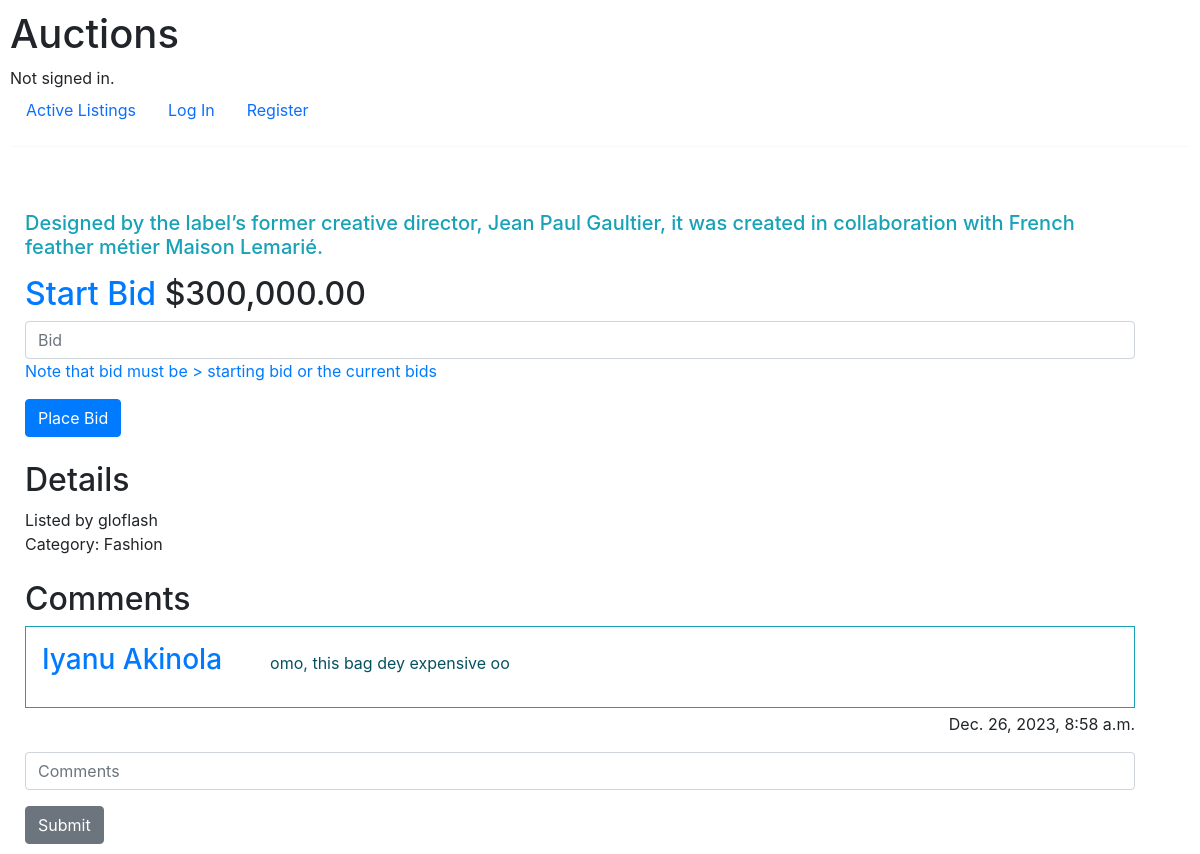
The page /listings/Hermès So Black Feather Kelly on the database its author committed.
### auctions/models.py (models this page shows, shortened)
class Auction_listing(models.Model):
    user = models.ForeignKey(User, on_delete=models.CASCADE)
    title = models.CharField(max_length=255)
    description = models.TextField()
    start_bid = models.FloatField(max_length=100)
    image = models.URLField()
    date = models.DateTimeField(default=timezone.now)
    category = models.ForeignKey(Category, on_delete=models.SET_NULL, null=True)
    status = models.CharField(max_length=10, default="OPEN")

class User(AbstractUser):
    pass

class Category(models.Model):
    name = models.CharField(max_length=100, unique=True)
    def __str__(self):
        return self.name
    class Meta:
        verbose_name_plural = "Categories"

class Comments(models.Model):
    comment = models.TextField()
    listing = models.ForeignKey(Auction_listing, on_delete=models.CASCADE)
    user = models.ForeignKey(User, on_delete=models.CASCADE)
    date = models.DateTimeField(default=timezone.now)
    class Meta:
        verbose_name_plural = "Comments"

### auctions/views.py (the view)
# urls.py: path("listings/<str:title>", views.display_listing, name="displaylisting"),
def display_listing(request, title):
    listing = Auction_listing.objects.get(title=title)
    comments = Comments.objects.filter(listing=listing)
    if listing.status == 'CLOSED':
        return HttpResponseRedirect(reverse('index'))
    bids = Bids.objects.filter(listing=listing)
    highest_bid = bids.order_by('-amount').first()
    lister = request.user == listing.user
    context = {
        "listing": listing,
        "listing_exist": Watchlist.objects.filter(listing = listing),
        "bid": highest_bid,
        "lister": lister,
        "comments": comments
    }
    return render(request, 'auctions/display_listing.html', context)

### auctions/templates/auctions/display_listing.html (shortened to what this page needs)
{% extends "auctions/layout.html" %}
{% load humanize %}
{% block body%}
    <div class="container m-0">
        {% autoescape off %}
            <h5 class="text-info">{{listing.description|linebreaks}}</h5>
        {% endautoescape%}
        <h2><span class="text-primary">Start Bid </span>${{listing.start_bid|floatformat:2|intcomma }}</h2>
        <form action="{% url 'bids' listing.title %}" method="post">
            <div class="form-group">
                <input type="number" class="form-control" placeholder="Bid" name="bid">
                <span class="mt-3 text-primary">Note that bid must be > starting bid or the current bids</span>
            </div>
            <input type="submit" value="Place Bid" class="btn btn-primary">
        </form>
        <div class="mt-4">
            <h2 class="">Details</h2>
            <ul class="list-group">
                <li class="list-inline-item">Listed by {{listing.user}}</li>
                <li class="list-inline-item">Category: {{listing.category}}</li>
            </ul>
        </div>
        {% for comment in comments %}
            <div class="mt-4">
                <h2 class="">Comments</h2>
                <div class="d-flex border border-info p-3">
                    <h3 class="text-primary">{{comment.user}}</h3>
                    <p class="pl-5 pt-2 text-info-emphasis">{{comment.comment}}</p>
                </div>
                <span class="float-end pt-1 pb-3">{{comment.date}}</span>
            </div>
        {% endfor %}
        <form action="{% url 'comment' listing.title %}" method="post" class="mt-4">
            <div class="form-group">
                <input type="text" name="comment" id="" placeholder="Comments" class="form-control form-control-color">
            </div>
            <input type="submit" value="Submit" class="btn btn-secondary">
        </form>
    </div>
{% endblock %}

### auctions/templates/auctions/layout.html (shortened to what this page needs)
{% load static %}
<!DOCTYPE html>
<html lang="en">
    <head>
        <link href="{% static 'auctions/styles.css' %}" rel="stylesheet">
        <link rel="stylesheet" href="{% static 'auctions/bootstrap.min.css'%}">
        <link rel="stylesheet" href="https://stackpath.bootstrapcdn.com/bootstrap/4.4.1/css/bootstrap.min.css">
    </head>
    <body class="">
        <h1>Auctions</h1>
        <div>
            {% if user.is_authenticated %}
                Signed in as <strong>{{ user.username }}</strong>.
            {% else %}
                Not signed in.
            {% endif %}
        </div>
        <ul class="nav">
            <li class="nav-item">
                <a class="nav-link" href="{% url 'index' %}">Active Listings</a>
            </li>
            {% if user.is_authenticated %}
                <li class="nav-item">
                    <a href="{% url 'createlisting' %}" class="nav-link">Create listing</a>
                </li>
                <li class="nav-item">
                    <a href="{% url 'watchlist' %}" class="nav-link">Watchlist</a>
                </li>
                <li class="nav-item">
                    <a href="{% url 'category' %}" class="nav-link">Category</a>
                </li>
                <li class="nav-item">
                    <a class="nav-link" href="{% url 'logout' %}">Log Out</a>
                </li>
            {% else %}
                <li class="nav-item">
                    <a class="nav-link" href="{% url 'login' %}">Log In</a>
                </li>
                <li class="nav-item">
                    <a class="nav-link" href="{% url 'register' %}">Register</a>
                </li>
            {% endif %}
        </ul>
        <hr>
        {% block body %}
        {% endblock %}
    </body>
</html>

### auctions/static/auctions/styles.css (style rules this page uses)
body { padding: 10px }

### rows shown on the page
Auction_listing: description "Designed by the label’s former creative director, Jean Paul Gaultier, it was created in collaboration with French feather métier Maison Lemarié.", start_bid "300,000.00", user "gloflash", category "Fashion"
Comments: user "Iyanu Akinola", comment "omo, this bag dey expensive oo", date "Dec. 26, 2023, 8:58 a.m."
